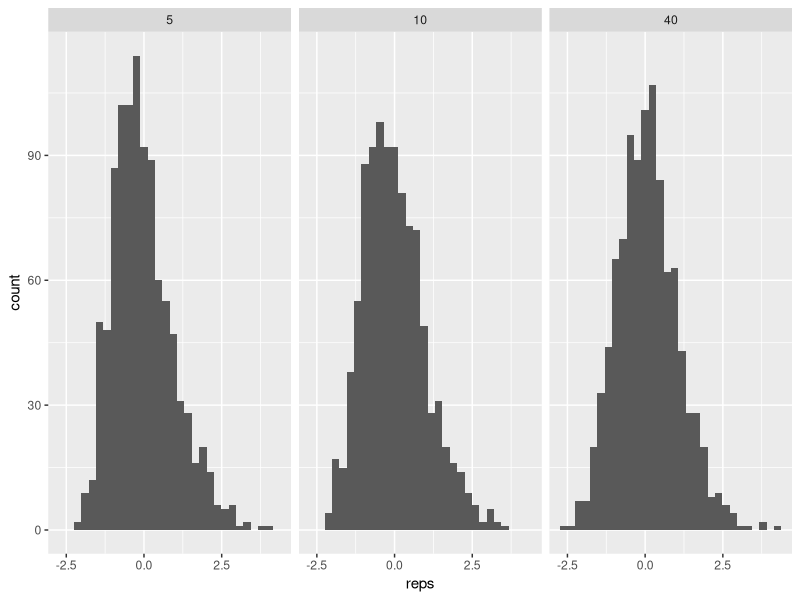

The R script that drew this image: (Note: this script raises an error after producing the figure.)
## ---- chunk 1
require(ggplot2)
Nrep <- 1000
nvals <- c(5, 10, 40)
lambda <- 1 / 5
# True rate parameter in the exponential.
truemean <- 1 / lambda
# Mean of exp is 1/rate
truevar <- 1 / lambda**2
# var of exp is 1/rate^2.
# We will store our results in a data frame with columns
# reps : Each entry is a centered, scaled sample mean.
# n : the sample size (= 20, 50, 100)
nvec <- rep(nvals, each = Nrep)
reps <- rep(NA, Nrep * length(nvals))
results <- data.frame("n" = as.factor(nvec), "reps" = reps)
# Now let's run our experiment
for (n in nvals) {
  centered_scaled <- rep(NA, Nrep)
  for (i in 1:Nrep) {
    # Repeat expt Nrep times for this n value.
    sample <- rexp(n = n, rate = lambda)
    centered_scaled[i] <- (mean(sample) - truemean) / sqrt(truevar / n)
  }
  results[results$n == n, ]$reps <- centered_scaled
}
# Now let's plot, with one histogram for each of those n values.
pp <- ggplot(results, aes(x = reps))
pp <- pp + geom_histogram(aes())
pp <- pp + facet_wrap(~n)
pp
## ---- chunk 2
ptrue <- 0.8
# 80% of widgets are functional.
n <- 200
# We'll examine 200 widgets.
data <- rbinom(1, size = n, p = ptrue)
## ---- chunk 3
compute_phat <- function(sample) {
  # TODO: code goes here.
  # You'll call this like compute_phat( data ), where data is
  # like the variable data in the code block above.
  # Your function should return a single number, ideally between 0 and 1,
  # since it is supposed to be an estimate of probability p.
  phat <- mean(sample)
  return(phat)
}
## ---- chunk 4
resample_and_estimate <- function(phat, nsamp) {
  # TODO: write code that

  # 1) Samples from a Binomial with success probabikity phat and size nsamp (phat will be our estimate based on data, nsamp is the size parameter, which we know)
  new_sample <- rbinom(nsamp, size = 1, prob = phat)
  # 2) Compute an estimate of p from that new sample (i.e, by taking the sample mean.)
  sample_mean <- mean(new_sample)
  # 3) Return that estimate. Something like 'return sample_mean'
  return(sample_mean)
}
phat <- 0.75
nsamp <- 200
resampled_phat <- resample_and_estimate(phat, nsamp)
print(resampled_phat)
## ---- chunk 5
Nrep <- 100
# Feel free to increase this once you are confident your code works!
replicates <- rep(NA, Nrep)
# Store replicates here.
# Just repeating this code from above to remind us of the true params.
ptrue <- 0.8
# 80% of widgets are functional.
n <- 200
# We'll examine 200 widgets.
data <- rbinom(1, size = n, p = ptrue)
# TODO: add a line of code here to get an estimate for ptrue (e.g, using a function you defined above)
for (i in 1:Nrep) {
    replicates[i] <- resample_and_estimate(data)
    if (is.na(replicates[i])) {
        stop("Encountered NA in replicates; check resample_and_estimate function.")
    }
}
## ---- chunk 6
# TODO: use the quantile() function to get a CI from the variable `replicates`.
conf_level <- 0.95
conf_interval <- quantile(replicates, probs = c((1 - conf_level) / 2, 1 - (1 - conf_level) / 2))
print(conf_interval)
## ---- chunk 7
# Number of experiments, which we call "trials" below and in lecture
Nexpt <- 100
# Increase this once you are sure your code works.
ptrue_in_CI <- rep(NA, Nexpt)
for (i in 1:Nexpt) {
  # TODO: Call a function here that computes a CI, like run_trial from lecture

  ptrue_in_CI[i] <- NA # TODO: update this to be a Boolean that says whether or not ptrue was in the CI on this trial.
}
sum(ptrue_in_CI) / Nexpt
# Compute how many of the trials managed to "catch" ptrue.
## ---- chunk 8
xbar <- data / n
# Reminder: data is just a single number, here.
varhat <- data * (n - data)
## ---- chunk 9
Nexpt <- 100
ptrue_in_CI <- rep(NA, Nexpt)
ptrue <- 0.8
n <- 200
for (i in 1:Nexpt) {
  data <- rbinom(n, size = 1, prob = ptrue)
  phat <- compute_phat(data)
  replicates <- rep(NA, 100)
  for (j in 1:100) {
    replicates[j] <- resample_and_estimate(phat, n)
  }
  conf_interval <- quantile(replicates, probs = c(0.025, 0.975))
  ptrue_in_CI[i] <- (ptrue >= conf_interval[1] && ptrue <= conf_interval[2])
}
mean(ptrue_in_CI)
